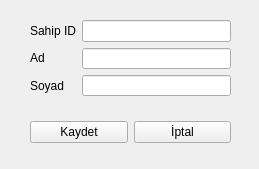
<?xml version="1.0" encoding="UTF-8"?>
<ui version="4.0">
 <class>addOwner</class>
 <widget class="QWidget" name="addOwner">
  <property name="geometry">
   <rect>
    <x>0</x>
    <y>0</y>
    <width>259</width>
    <height>169</height>
   </rect>
  </property>
  <property name="minimumSize">
   <size>
    <width>259</width>
    <height>169</height>
   </size>
  </property>
  <property name="maximumSize">
   <size>
    <width>259</width>
    <height>169</height>
   </size>
  </property>
  <property name="windowTitle">
   <string>Sahip Ekle</string>
  </property>
  <widget class="QWidget" name="">
   <property name="geometry">
    <rect>
     <x>30</x>
     <y>20</y>
     <width>201</width>
     <height>76</height>
    </rect>
   </property>
   <layout class="QHBoxLayout" name="horizontalLayout">
    <item>
     <layout class="QVBoxLayout" name="verticalLayout">
      <item>
       <widget class="QLabel" name="label">
        <property name="text">
         <string>Sahip ID</string>
        </property>
       </widget>
      </item>
      <item>
       <widget class="QLabel" name="label_2">
        <property name="text">
         <string>Ad</string>
        </property>
       </widget>
      </item>
      <item>
       <widget class="QLabel" name="label_3">
        <property name="text">
         <string>Soyad</string>
        </property>
       </widget>
      </item>
     </layout>
    </item>
    <item>
     <layout class="QVBoxLayout" name="verticalLayout_2">
      <item>
       <widget class="QLineEdit" name="txtOwnerId"/>
      </item>
      <item>
       <widget class="QLineEdit" name="txtOwnerName"/>
      </item>
      <item>
       <widget class="QLineEdit" name="txtOwnerLName"/>
      </item>
     </layout>
    </item>
   </layout>
  </widget>
  <widget class="QWidget" name="">
   <property name="geometry">
    <rect>
     <x>30</x>
     <y>120</y>
     <width>201</width>
     <height>25</height>
    </rect>
   </property>
   <layout class="QHBoxLayout" name="horizontalLayout_2">
    <item>
     <widget class="QPushButton" name="btnSave">
      <property name="text">
       <string>Kaydet</string>
      </property>
     </widget>
    </item>
    <item>
     <widget class="QPushButton" name="btnCancel">
      <property name="text">
       <string>İptal</string>
      </property>
     </widget>
    </item>
   </layout>
  </widget>
 </widget>
 <resources/>
 <connections/>
</ui>
